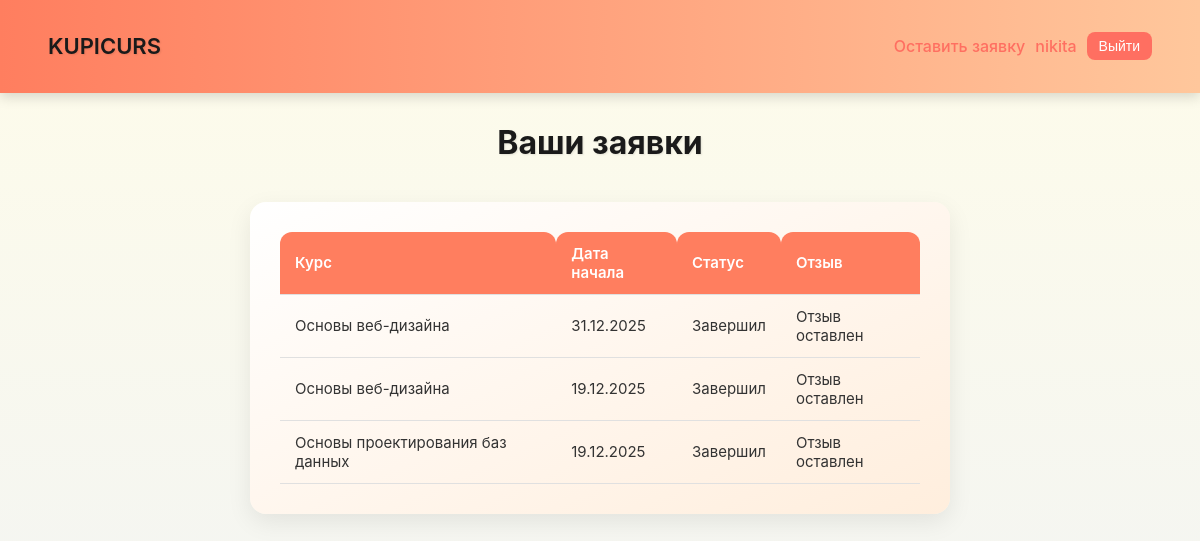
/profile/ (signed in), run on the app's committed database.
### accounts/models.py (models this page shows, shortened)
class CourseRequest(models.Model):
    COURSE=[
        ("web_design", "Основы веб-дизайна"),
        ("database_design", "Основы проектирования баз данных"),
        ("algorithms_programming", "Основы алгоритмизации и программирования"),
    ]
    STATUS=[
        ("not_started","Ещё не начал"),
        ("in_progress","Начал"),
         ("finished","Завершил"),
    ]
    user=models.ForeignKey(User,on_delete=models.CASCADE)
    course = models.CharField(max_length=50,choices=COURSE)
    date_start = models.DateField()
    status = models.CharField(max_length=20,choices=STATUS,default="not_started")
    created_at=models.DateTimeField(auto_now_add=True)
    review = models.TextField(blank=True, null=True, verbose_name="Отзыв")

### accounts/views.py (the view)
# urls.py: path('profile/', views.profile, name='profile'),
@login_required
def profile(request):
    requests = CourseRequest.objects.filter(user=request.user)
    return render (request,"accounts/profile.html",{"requests":requests})

### templates/accounts/profile.html
{% extends "base.html" %}
{% block content %}
<h1>Ваши заявки</h1>
<div class="profile-card">
{% if requests %}
    <table class="requests-table">
        <tr>
            <th>Курс</th>
            <th>Дата начала</th>
            <th>Статус</th>
            <th>Отзыв</th>
        </tr>
        {% for r in requests %}
        <tr>
            <td>{{ r.get_course_display }}</td>
            <td>{{ r.date_start|date:"d.m.Y" }}</td>
            <td>{{ r.get_status_display }}</td>
            <td>
                {% if r.status == 'finished' %}
                    {% if r.review %}
                        Отзыв оставлен
                    {% else %}
                        <a href="{% url 'review' r.pk %}" class="send-btn">Оставить отзыв</a>
                    {% endif %}
                {% else %}
                    -
                {% endif %}
            </td>
        </tr>
        {% endfor %}
    </table>
{% else %}
    <p>У вас пока нет заявок.</p>
{% endif %}
</div>
{% endblock %}

### templates/base.html (shortened to what this page needs)
{% load static %}
<!DOCTYPE html>
<html lang="ru">
<head>
    <link rel="stylesheet" href="{% static 'css/style.css' %}">
</head>
<body>
<header class="header">
    <div class="container">
        <h2 class="logo">KUPICURS</h2>
<nav class="nav">
    {% if user.is_authenticated %}
        <div class="user-info">
             <a href="{% url 'home' %}" class="course">Оставить заявку</a>
            <a href="{% url 'profile' %}" class="username">{{ user.username }}</a>
            <form method="post" action="{% url 'logout' %}" class="logout-form">
                <button type="submit" class="logout-btn">Выйти</button>
            </form>
        </div>
    {% else %}
        <a href="{% url 'login' %}" class="nav-link">Войти</a>
        <a href="{% url 'register' %}" class="nav-link">Регистрация</a>
    {% endif %}
</nav>
    </div>
</header>
<main>
    {% block content %}
    {% endblock %}
</main>
</body>
</html>

### static/css/style.css (style rules this page uses)
body { font-family: 'Inter', Arial, sans-serif; background: linear-gradient(to bottom, #fefcea, #f1f3f4); margin: 0; justify-content: center; align-items: center; padding: 0; color: #333; text-align: center; }
html, body { height: 100%; margin: 0; padding: 0; }
h1, h2, h3 { color: #1a1a1a; text-shadow: 1px 1px 2px rgba(0,0,0,0.1); }
a { color: #ff6f61; text-decoration: none; }
.header { background: linear-gradient(90deg, #ff7e5f, #ffc79c); box-shadow: 0 4px 12px rgba(0,0,0,0.15); padding: 15px 0; color: white; margin-bottom: 30px; }
.header .container { width: 92%; margin: 0 auto; display: flex; justify-content: space-between; align-items: center; }
.logo { font-size: 22px; font-weight: 600; }
.nav { display: flex; align-items: center; gap: 15px; }
.nav a { font-weight: 500; }
.user-info { display: flex; align-items: center; gap: 10px; }
.username { font-weight: bold; }
.logout-form { display: inline-block; margin: 0; }
.logout-btn { padding: 6px 12px; font-size: 14px; border-radius: 8px; border: none; background: #ff6f61; color: white; cursor: pointer; transition: 0.3s; }
button, .send-btn, .review-btn { width: 100%; padding: 10px; border-radius: 10px; font-size: 16px; border: none; cursor: pointer; background: linear-gradient(90deg, #ff7e5f, #feb47b); color: white; display: block; transition: 0.3s; text-align: center; }
.profile-card { background: linear-gradient(to bottom right, #ffffff, #ffeedd); max-width: 700px; width: 100%; margin: 40px auto; padding: 30px; border-radius: 16px; box-shadow: 0 8px 25px rgba(0,0,0,0.08); box-sizing: border-box; }
.requests-table { width: 100%; border-collapse: collapse; }
.requests-table th, .requests-table td { padding: 12px 15px; border-bottom: 1px solid #e0e0e0; text-align: left; font-size: 15px; }
.requests-table th { background: #ff7e5f; color: white; font-weight: 600; border-top-left-radius: 12px; border-top-right-radius: 12px; }
.requests-table td { color: #333; }

### data on the page
CourseRequest: course "Основы веб-дизайна", date_start "31.12.2025", status "Завершил", shows "Отзыв оставлен"
CourseRequest: course "Основы веб-дизайна", date_start "19.12.2025", status "Завершил", shows "Отзыв оставлен"
CourseRequest: course "Основы проектирования баз данных", date_start "19.12.2025", status "Завершил", review "Отзыв оставлен"

### other printed values
{{ user.username }} "nikita"
